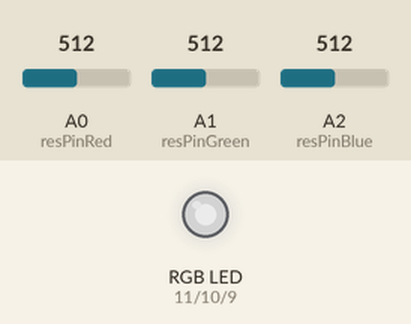
A sketch run on a simulated Arduino Uno, built with avr-gcc and run on an emulated ATmega328P. Parts: an RGB LED mixed from three pins (HIGH = lit). Inputs (shaded band) come from the test bench; at power-on: A0 (resPinRed) = 512, A1 (resPinGreen) = 512, A2 (resPinBlue) = 512. Dim RGB values are drawn brighter than linear.

Above: at 1.2 s.
1.3 s: A0 (resPinRed) set to 716
At 1.6 s:
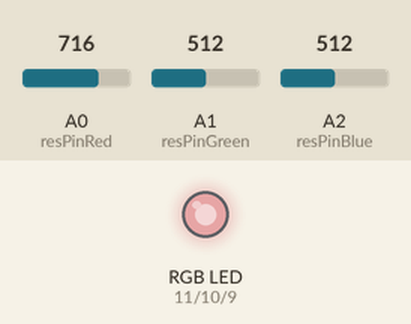
2.8 s: A1 (resPinGreen) set to 716
At 3.9 s:
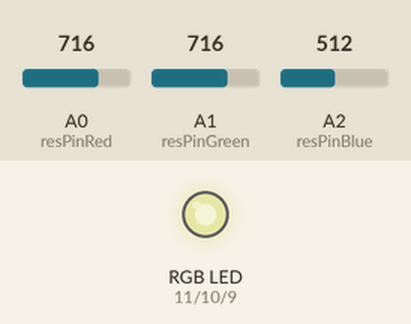
4.3 s: A2 (resPinBlue) set to 716
At 5.1 s:
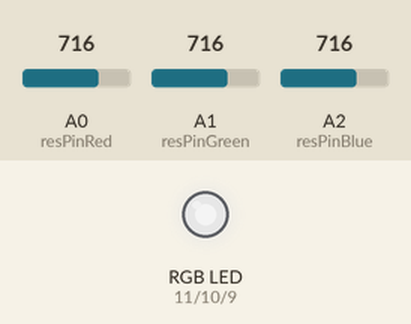
5.8 s: A0 (resPinRed) set to 900
At 6.2 s:
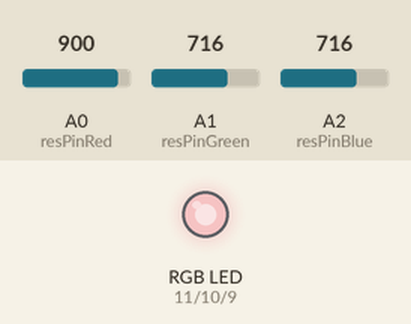
7.3 s: A1 (resPinGreen) set to 900
At 8.5 s:
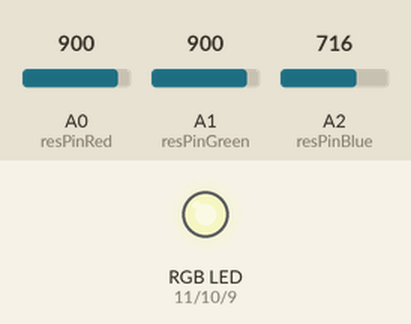
8.8 s: A2 (resPinBlue) set to 900
At 9.7 s:
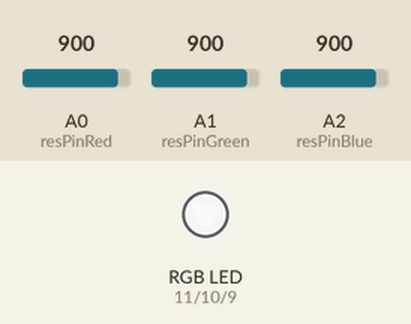
Timing chart, 0 to 11.3 s (numbered marks = the images above; inputs shaded):
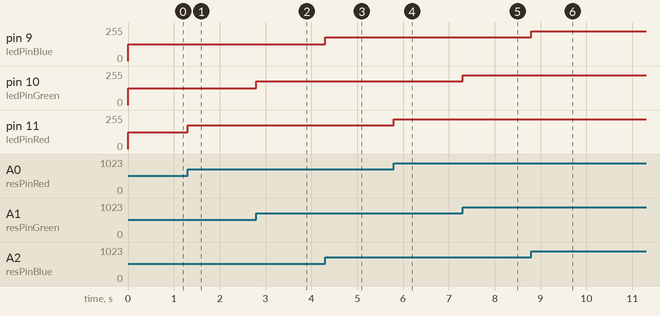

The sketch:

Homework_1.ino
```cpp
// Controls RGB led intensity of each color by mapping analog input values (from 3 potentiometers, each corresponding to a different color) to led intensity output values

// Maximum and minimum values of led intensity and potentiomer analog input
const int minLedIntensity = 0,
          maxLedIntensity = 255,
          minAnalogValue = 0,
          maxAnalogValue = 1023;

// In order to correctly set the values of the led pins, we will set commonCathode to true or false, depending of RGB led type (common cathode or common anode)
bool commonCathode = true;

// 'resPin' refers to a pin connected to an entity that controls 'resistance' values : in this case, it refers to a potentiometer, would also maintain logic for a slider etc
const int resPinRed = A0,
          resPinGreen = A1,
          resPinBlue = A2;

const int ledPinRed = 11,
          ledPinGreen = 10,
          ledPinBlue = 9;

// Analog input values from potentiometer, each will range between minAnalogValue and maxAnalogValue
int resValueRed = 0,
    resValueGreen = 0,
    resValueBlue = 0;

// Output values for led intensity, each will range between minLedIntensity and maxLedIntensity (in case of common cathode, reverse order otherwise)
int ledValueRed = 0,
    ledValueGreen = 0,
    ledValueBlue = 0;

void setup() {
  pinMode(resPinRed, INPUT);
  pinMode(resPinGreen, INPUT);
  pinMode(resPinBlue, INPUT);

  pinMode(ledPinRed, OUTPUT);
  pinMode(ledPinGreen, OUTPUT);
  pinMode(ledPinBlue, OUTPUT);
}

void loop() {
  setResValues();
  setLedValues();
  assignLedValuesToLedPins();
}

void setResValues() {
  resValueRed = analogRead(resPinRed);
  resValueGreen = analogRead(resPinGreen);
  resValueBlue = analogRead(resPinBlue);
}

void setLedValues() {
  // Analog input values will be mapped to led intensity values
  ledValueRed = map(resValueRed, minAnalogValue, maxAnalogValue, minLedIntensity, maxLedIntensity);
  ledValueGreen = map(resValueGreen, minAnalogValue, maxAnalogValue, minLedIntensity, maxLedIntensity);
  ledValueBlue = map(resValueBlue, minAnalogValue, maxAnalogValue, minLedIntensity, maxLedIntensity);

  // In case of a common anode, 0 (minLedIntensity) will be the maximum and 255 (maxLedIntensity) the minimum brightness
  if (!commonCathode) {
    ledValueRed = maxLedIntensity - ledValueRed;
    ledValueGreen = maxLedIntensity - ledValueGreen;
    ledValueBlue = maxLedIntensity - ledValueBlue;
  }
}

void assignLedValuesToLedPins() {
  analogWrite(ledPinRed, ledValueRed);
  analogWrite(ledPinGreen, ledValueGreen);
  analogWrite(ledPinBlue, ledValueBlue);
}
```

Measured:
- after the input at 1.3 s, pin 11 (ledPinRed): 127/255 → 178/255 at once
- after the input at 2.8 s, pin 10 (ledPinGreen): 127/255 → 178/255 at once
- after the input at 4.3 s, pin 9 (ledPinBlue): 127/255 → 178/255 at once
- after the input at 5.8 s, pin 11 (ledPinRed): 178/255 → 224/255 at once
- after the input at 7.3 s, pin 10 (ledPinGreen): 178/255 → 224/255 at once
- after the input at 8.8 s, pin 9 (ledPinBlue): 178/255 → 224/255 at once
